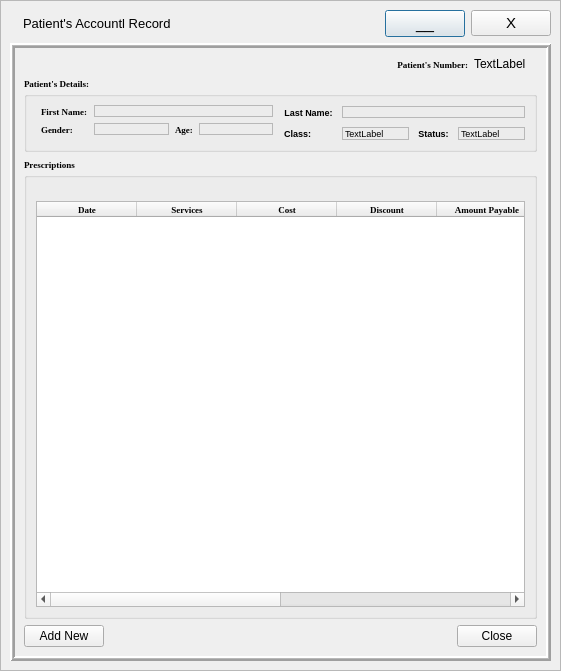
<?xml version="1.0" encoding="UTF-8"?>
<ui version="4.0">
 <class>AccountRecord</class>
 <widget class="QDialog" name="AccountRecord">
  <property name="geometry">
   <rect>
    <x>0</x>
    <y>0</y>
    <width>561</width>
    <height>671</height>
   </rect>
  </property>
  <property name="windowTitle">
   <string>Dialog</string>
  </property>
  <layout class="QGridLayout" name="gridLayout">
   <property name="leftMargin">
    <number>0</number>
   </property>
   <property name="topMargin">
    <number>0</number>
   </property>
   <property name="rightMargin">
    <number>0</number>
   </property>
   <property name="bottomMargin">
    <number>0</number>
   </property>
   <property name="spacing">
    <number>0</number>
   </property>
   <item row="1" column="0">
    <widget class="QFrame" name="bgflayer">
     <property name="frameShape">
      <enum>QFrame::StyledPanel</enum>
     </property>
     <property name="frameShadow">
      <enum>QFrame::Raised</enum>
     </property>
     <layout class="QVBoxLayout" name="verticalLayout_2">
      <item>
       <layout class="QHBoxLayout" name="horizontalLayout_2">
        <property name="leftMargin">
         <number>0</number>
        </property>
        <property name="rightMargin">
         <number>0</number>
        </property>
        <item>
         <widget class="QLabel" name="logo">
          <property name="sizePolicy">
           <sizepolicy hsizetype="Preferred" vsizetype="Preferred">
            <horstretch>0</horstretch>
            <verstretch>0</verstretch>
           </sizepolicy>
          </property>
          <property name="text">
           <string/>
          </property>
          <property name="pixmap">
           <pixmap>_ui/Sefa logo2.png</pixmap>
          </property>
          <property name="scaledContents">
           <bool>true</bool>
          </property>
         </widget>
        </item>
        <item>
         <widget class="QLabel" name="bgflbl">
          <property name="sizePolicy">
           <sizepolicy hsizetype="Expanding" vsizetype="Preferred">
            <horstretch>0</horstretch>
            <verstretch>0</verstretch>
           </sizepolicy>
          </property>
          <property name="font">
           <font>
            <family>MS Shell Dlg 2</family>
            <pointsize>10</pointsize>
            <weight>50</weight>
            <bold>false</bold>
            <underline>false</underline>
           </font>
          </property>
          <property name="styleSheet">
           <string notr="true">color: rgb(0, 0, 0);</string>
          </property>
          <property name="text">
           <string>Patient's Accountl Record</string>
          </property>
          <property name="alignment">
           <set>Qt::AlignLeading|Qt::AlignLeft|Qt::AlignVCenter</set>
          </property>
          <property name="margin">
           <number>10</number>
          </property>
         </widget>
        </item>
        <item>
         <widget class="QPushButton" name="miniBtn">
          <property name="font">
           <font>
            <family>Tahoma</family>
            <pointsize>12</pointsize>
           </font>
          </property>
          <property name="cursor">
           <cursorShape>PointingHandCursor</cursorShape>
          </property>
          <property name="text">
           <string>__</string>
          </property>
          <property name="flat">
           <bool>false</bool>
          </property>
         </widget>
        </item>
        <item>
         <widget class="QPushButton" name="exitBtn">
          <property name="maximumSize">
           <size>
            <width>16777215</width>
            <height>16777215</height>
           </size>
          </property>
          <property name="font">
           <font>
            <family>Tahoma</family>
            <pointsize>11</pointsize>
           </font>
          </property>
          <property name="cursor">
           <cursorShape>PointingHandCursor</cursorShape>
          </property>
          <property name="mouseTracking">
           <bool>true</bool>
          </property>
          <property name="tabletTracking">
           <bool>true</bool>
          </property>
          <property name="layoutDirection">
           <enum>Qt::LeftToRight</enum>
          </property>
          <property name="autoFillBackground">
           <bool>false</bool>
          </property>
          <property name="text">
           <string>X</string>
          </property>
          <property name="autoDefault">
           <bool>false</bool>
          </property>
          <property name="flat">
           <bool>false</bool>
          </property>
         </widget>
        </item>
       </layout>
      </item>
      <item>
       <widget class="QFrame" name="bgLayer">
        <property name="sizePolicy">
         <sizepolicy hsizetype="Preferred" vsizetype="Expanding">
          <horstretch>0</horstretch>
          <verstretch>0</verstretch>
         </sizepolicy>
        </property>
        <property name="frameShape">
         <enum>QFrame::Box</enum>
        </property>
        <property name="frameShadow">
         <enum>QFrame::Raised</enum>
        </property>
        <property name="lineWidth">
         <number>2</number>
        </property>
        <property name="midLineWidth">
         <number>1</number>
        </property>
        <layout class="QVBoxLayout" name="verticalLayout">
         <item>
          <layout class="QHBoxLayout" name="horizontalLayout">
           <property name="rightMargin">
            <number>11</number>
           </property>
           <item>
            <widget class="QLabel" name="label_3">
             <property name="font">
              <font>
               <family>Georgia</family>
               <pointsize>7</pointsize>
               <weight>75</weight>
               <bold>true</bold>
              </font>
             </property>
             <property name="text">
              <string>Patient's Number:</string>
             </property>
             <property name="alignment">
              <set>Qt::AlignRight|Qt::AlignTrailing|Qt::AlignVCenter</set>
             </property>
            </widget>
           </item>
           <item>
            <widget class="QLabel" name="cardNum">
             <property name="sizePolicy">
              <sizepolicy hsizetype="Fixed" vsizetype="Preferred">
               <horstretch>0</horstretch>
               <verstretch>0</verstretch>
              </sizepolicy>
             </property>
             <property name="text">
              <string>TextLabel</string>
             </property>
            </widget>
           </item>
          </layout>
         </item>
         <item>
          <widget class="QGroupBox" name="groupBox">
           <property name="font">
            <font>
             <family>Georgia</family>
             <pointsize>7</pointsize>
             <weight>75</weight>
             <bold>true</bold>
            </font>
           </property>
           <property name="title">
            <string>Patient's Details:</string>
           </property>
           <layout class="QHBoxLayout" name="horizontalLayout_3">
            <item>
             <layout class="QFormLayout" name="formLayout">
              <property name="leftMargin">
               <number>5</number>
              </property>
              <property name="topMargin">
               <number>2</number>
              </property>
              <property name="rightMargin">
               <number>5</number>
              </property>
              <property name="bottomMargin">
               <number>2</number>
              </property>
              <item row="0" column="0">
               <widget class="QLabel" name="label_2">
                <property name="font">
                 <font>
                  <family>Georgia</family>
                  <pointsize>7</pointsize>
                  <weight>75</weight>
                  <bold>true</bold>
                 </font>
                </property>
                <property name="text">
                 <string>First Name:</string>
                </property>
               </widget>
              </item>
              <item row="0" column="1">
               <widget class="QLabel" name="fname">
                <property name="sizePolicy">
                 <sizepolicy hsizetype="Expanding" vsizetype="Fixed">
                  <horstretch>0</horstretch>
                  <verstretch>0</verstretch>
                 </sizepolicy>
                </property>
                <property name="font">
                 <font>
                  <family>Tahoma</family>
                  <pointsize>7</pointsize>
                  <weight>50</weight>
                  <bold>false</bold>
                 </font>
                </property>
                <property name="focusPolicy">
                 <enum>Qt::StrongFocus</enum>
                </property>
                <property name="frameShape">
                 <enum>QFrame::StyledPanel</enum>
                </property>
                <property name="text">
                 <string/>
                </property>
                <property name="margin">
                 <number>5</number>
                </property>
               </widget>
              </item>
              <item row="1" column="0">
               <widget class="QLabel" name="label_6">
                <property name="font">
                 <font>
                  <family>Georgia</family>
                  <pointsize>7</pointsize>
                  <weight>75</weight>
                  <bold>true</bold>
                 </font>
                </property>
                <property name="text">
                 <string>Gender:</string>
                </property>
               </widget>
              </item>
              <item row="1" column="1">
               <layout class="QHBoxLayout" name="horizontalLayout_6">
                <item>
                 <widget class="QLabel" name="gender">
                  <property name="sizePolicy">
                   <sizepolicy hsizetype="Expanding" vsizetype="Fixed">
                    <horstretch>0</horstretch>
                    <verstretch>0</verstretch>
                   </sizepolicy>
                  </property>
                  <property name="font">
                   <font>
                    <family>Tahoma</family>
                    <pointsize>7</pointsize>
                    <weight>50</weight>
                    <bold>false</bold>
                   </font>
                  </property>
                  <property name="frameShape">
                   <enum>QFrame::StyledPanel</enum>
                  </property>
                  <property name="text">
                   <string/>
                  </property>
                  <property name="margin">
                   <number>5</number>
                  </property>
                 </widget>
                </item>
                <item>
                 <widget class="QLabel" name="label_9">
                  <property name="font">
                   <font>
                    <family>Georgia</family>
                    <pointsize>7</pointsize>
                    <weight>75</weight>
                    <bold>true</bold>
                   </font>
                  </property>
                  <property name="text">
                   <string>Age:</string>
                  </property>
                 </widget>
                </item>
                <item>
                 <widget class="QLabel" name="age">
                  <property name="sizePolicy">
                   <sizepolicy hsizetype="Expanding" vsizetype="Fixed">
                    <horstretch>0</horstretch>
                    <verstretch>0</verstretch>
                   </sizepolicy>
                  </property>
                  <property name="font">
                   <font>
                    <family>Tahoma</family>
                    <pointsize>7</pointsize>
                    <weight>50</weight>
                    <bold>false</bold>
                   </font>
                  </property>
                  <property name="frameShape">
                   <enum>QFrame::StyledPanel</enum>
                  </property>
                  <property name="text">
                   <string/>
                  </property>
                  <property name="margin">
                   <number>5</number>
                  </property>
                 </widget>
                </item>
               </layout>
              </item>
             </layout>
            </item>
            <item>
             <layout class="QFormLayout" name="formLayout_3">
              <property name="horizontalSpacing">
               <number>9</number>
              </property>
              <property name="verticalSpacing">
               <number>9</number>
              </property>
              <property name="topMargin">
               <number>3</number>
              </property>
              <item row="0" column="0">
               <widget class="QLabel" name="label_10">
                <property name="font">
                 <font>
                  <family>Tahoma</family>
                  <pointsize>7</pointsize>
                  <weight>75</weight>
                  <bold>true</bold>
                 </font>
                </property>
                <property name="text">
                 <string>Last Name:</string>
                </property>
                <property name="alignment">
                 <set>Qt::AlignCenter</set>
                </property>
                <property name="wordWrap">
                 <bool>true</bool>
                </property>
                <property name="margin">
                 <number>6</number>
                </property>
               </widget>
              </item>
              <item row="0" column="1">
               <widget class="QLabel" name="lname">
                <property name="sizePolicy">
                 <sizepolicy hsizetype="Expanding" vsizetype="Preferred">
                  <horstretch>0</horstretch>
                  <verstretch>0</verstretch>
                 </sizepolicy>
                </property>
                <property name="font">
                 <font>
                  <family>Tahoma</family>
                  <pointsize>7</pointsize>
                  <weight>50</weight>
                  <bold>false</bold>
                 </font>
                </property>
                <property name="autoFillBackground">
                 <bool>false</bool>
                </property>
                <property name="frameShape">
                 <enum>QFrame::StyledPanel</enum>
                </property>
                <property name="text">
                 <string/>
                </property>
                <property name="margin">
                 <number>2</number>
                </property>
               </widget>
              </item>
              <item row="1" column="0">
               <widget class="QLabel" name="label_7">
                <property name="font">
                 <font>
                  <family>Tahoma</family>
                  <pointsize>7</pointsize>
                  <weight>75</weight>
                  <bold>true</bold>
                 </font>
                </property>
                <property name="text">
                 <string>Class:</string>
                </property>
                <property name="alignment">
                 <set>Qt::AlignCenter</set>
                </property>
                <property name="wordWrap">
                 <bool>true</bool>
                </property>
                <property name="margin">
                 <number>6</number>
                </property>
               </widget>
              </item>
              <item row="1" column="1">
               <layout class="QHBoxLayout" name="horizontalLayout_7">
                <item>
                 <widget class="QLabel" name="pclass">
                  <property name="sizePolicy">
                   <sizepolicy hsizetype="Expanding" vsizetype="Preferred">
                    <horstretch>0</horstretch>
                    <verstretch>0</verstretch>
                   </sizepolicy>
                  </property>
                  <property name="font">
                   <font>
                    <family>Tahoma</family>
                    <pointsize>7</pointsize>
                    <weight>50</weight>
                    <bold>false</bold>
                   </font>
                  </property>
                  <property name="autoFillBackground">
                   <bool>false</bool>
                  </property>
                  <property name="frameShape">
                   <enum>QFrame::StyledPanel</enum>
                  </property>
                  <property name="text">
                   <string>TextLabel</string>
                  </property>
                  <property name="margin">
                   <number>2</number>
                  </property>
                 </widget>
                </item>
                <item>
                 <widget class="QLabel" name="label_5">
                  <property name="sizePolicy">
                   <sizepolicy hsizetype="Preferred" vsizetype="Preferred">
                    <horstretch>0</horstretch>
                    <verstretch>0</verstretch>
                   </sizepolicy>
                  </property>
                  <property name="font">
                   <font>
                    <family>Tahoma</family>
                    <pointsize>7</pointsize>
                    <weight>75</weight>
                    <bold>true</bold>
                   </font>
                  </property>
                  <property name="text">
                   <string>Status:</string>
                  </property>
                  <property name="alignment">
                   <set>Qt::AlignCenter</set>
                  </property>
                  <property name="margin">
                   <number>0</number>
                  </property>
                 </widget>
                </item>
                <item>
                 <widget class="QLabel" name="status">
                  <property name="sizePolicy">
                   <sizepolicy hsizetype="Expanding" vsizetype="Preferred">
                    <horstretch>0</horstretch>
                    <verstretch>0</verstretch>
                   </sizepolicy>
                  </property>
                  <property name="font">
                   <font>
                    <family>Tahoma</family>
                    <pointsize>7</pointsize>
                    <weight>50</weight>
                    <bold>false</bold>
                   </font>
                  </property>
                  <property name="autoFillBackground">
                   <bool>false</bool>
                  </property>
                  <property name="frameShape">
                   <enum>QFrame::StyledPanel</enum>
                  </property>
                  <property name="text">
                   <string>TextLabel</string>
                  </property>
                  <property name="margin">
                   <number>2</number>
                  </property>
                 </widget>
                </item>
               </layout>
              </item>
             </layout>
            </item>
           </layout>
          </widget>
         </item>
         <item>
          <widget class="QGroupBox" name="groupBox_2">
           <property name="font">
            <font>
             <family>Georgia</family>
             <pointsize>7</pointsize>
             <weight>75</weight>
             <bold>true</bold>
            </font>
           </property>
           <property name="title">
            <string>Prescriptions</string>
           </property>
           <property name="flat">
            <bool>false</bool>
           </property>
           <layout class="QGridLayout" name="gridLayout_6">
            <property name="topMargin">
             <number>26</number>
            </property>
            <item row="0" column="0">
             <widget class="QTableWidget" name="table">
              <property name="font">
               <font>
                <family>Georgia</family>
                <pointsize>7</pointsize>
                <weight>75</weight>
                <bold>true</bold>
               </font>
              </property>
              <property name="autoFillBackground">
               <bool>true</bool>
              </property>
              <property name="alternatingRowColors">
               <bool>true</bool>
              </property>
              <property name="columnCount">
               <number>8</number>
              </property>
              <column>
               <property name="text">
                <string>Date</string>
               </property>
              </column>
              <column>
               <property name="text">
                <string>Services</string>
               </property>
              </column>
              <column>
               <property name="text">
                <string>Cost</string>
               </property>
              </column>
              <column>
               <property name="text">
                <string>Discount</string>
               </property>
              </column>
              <column>
               <property name="text">
                <string>Amount Payable</string>
               </property>
              </column>
              <column>
               <property name="text">
                <string>Amount Payed</string>
               </property>
              </column>
              <column>
               <property name="text">
                <string>Outstanding Balance</string>
               </property>
              </column>
              <column>
               <property name="text">
                <string/>
               </property>
              </column>
             </widget>
            </item>
           </layout>
          </widget>
         </item>
         <item>
          <layout class="QHBoxLayout" name="horizontalLayout_5">
           <item>
            <widget class="QPushButton" name="addNewBtn">
             <property name="cursor">
              <cursorShape>PointingHandCursor</cursorShape>
             </property>
             <property name="text">
              <string>Add New</string>
             </property>
            </widget>
           </item>
           <item>
            <spacer name="horizontalSpacer">
             <property name="orientation">
              <enum>Qt::Horizontal</enum>
             </property>
             <property name="sizeHint" stdset="0">
              <size>
               <width>40</width>
               <height>20</height>
              </size>
             </property>
            </spacer>
           </item>
           <item>
            <widget class="QPushButton" name="closeBtn">
             <property name="cursor">
              <cursorShape>PointingHandCursor</cursorShape>
             </property>
             <property name="text">
              <string>Close</string>
             </property>
            </widget>
           </item>
          </layout>
         </item>
        </layout>
       </widget>
      </item>
     </layout>
    </widget>
   </item>
  </layout>
 </widget>
 <resources/>
 <connections/>
</ui>
